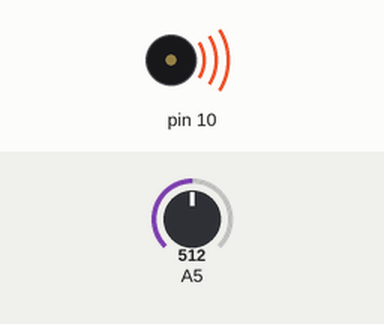
Simulated run of this sketch. Board: Arduino Uno, built with avr-gcc and run on an emulated ATmega328P. On the bench: buzzer (waves = sounding). The inputs (shaded band) are chosen by the test bench; at power-on: A5 = 512. What the sketch prints to the serial monitor is not drawn.

Above: at 0.1 s.
Timing chart, 0 to 1.6 s (numbered marks = the images above):
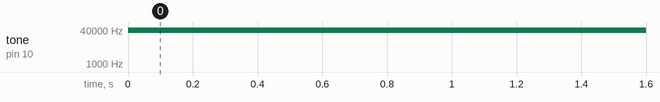

The sketch:

ultra_sonic_sample1.ino
```cpp
void setup() {
  // put your setup code here, to run once:
  pinMode(10, OUTPUT);
  Serial.begin(9600);
}

void loop() {
  // put your main code here, to run repeatedly:
  static unsigned long t = 0;
  int i;
  static int j = 0;
  int f = 40 * 1000;

  tone(10, f); // 40kHz
  //digitalWrite(10, HIGH);

  i = (int)analogRead(A5);
  if(j < i) j = i;

  if(millis() - t > 500) {
    t = millis();
    Serial.print(t);
    Serial.print(" ");
    Serial.println(j, DEC);
    j = 0;
  }
}
```

Measured:
- by itself, tone on pin 10: silent → 40000 Hz at 0.00 s
